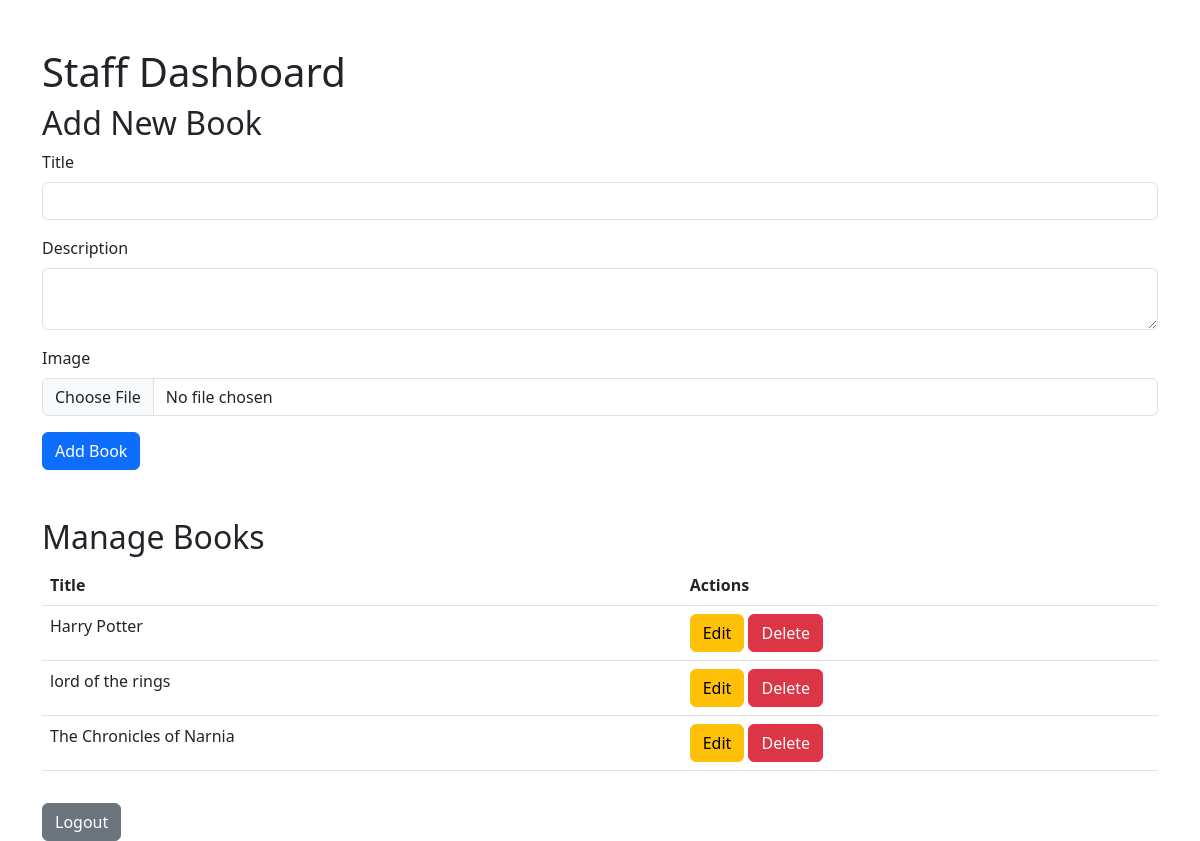
Screenshot of /staff/ (signed in) with the database file from the repository.
### library/models.py (models this page shows, shortened)
class Book(models.Model):
    title = models.CharField(max_length=200)
    image = models.ImageField(upload_to='books/')
    description = models.TextField()
    created_at = models.DateTimeField(auto_now_add=True)

### library/views.py (the view, shortened to what this page needs)
# urls.py: path('staff/', views.staff_dashboard, name='staff_dashboard'),
@staff_member_required
def staff_dashboard(request):
    books = Book.objects.all()
    return render(request, 'staff_dashboard.html', {'books': books})

### templates/staff_dashboard.html (shortened to what this page needs)
<!DOCTYPE html>
<html>
<head>
    <link href="https://cdn.jsdelivr.net/npm/bootstrap@5.3.0/dist/css/bootstrap.min.css" rel="stylesheet">
</head>
<body>
    <div class="container mt-5">
        <h1>Staff Dashboard</h1>
        <h2>Add New Book</h2>
        <form method="post" enctype="multipart/form-data">
            <div class="mb-3">
                <label for="title" class="form-label">Title</label>
                <input type="text" class="form-control" id="title" name="title" required>
            </div>
            <div class="mb-3">
                <label for="description" class="form-label">Description</label>
                <textarea class="form-control" id="description" name="description" required></textarea>
            </div>
            <div class="mb-3">
                <label for="image" class="form-label">Image</label>
                <input type="file" class="form-control" id="image" name="image" required>
            </div>
            <button type="submit" name="add_book" class="btn btn-primary">Add Book</button>
        </form>
        <h2 class="mt-5">Manage Books</h2>
        <table class="table">
            <thead>
                <tr>
                    <th>Title</th>
                    <th>Actions</th>
                </tr>
            </thead>
            <tbody>
                {% for book in books %}
                    <tr>
                        <td>{{ book.title }}</td>
                        <td>
                            <button class="btn btn-warning" data-bs-toggle="modal" data-bs-target="#editModal{{ book.id }}">Edit</button>
                            <form method="post" style="display:inline;">
                                <button type="submit" name="delete_book" class="btn btn-danger">Delete</button>
                            </form>
                        </td>
                    </tr>
                {% endfor %}
            </tbody>
        </table>
        <a href="{% url 'logout' %}" class="btn btn-secondary mt-3">Logout</a>
    </div>
</body>
</html>

### rows the page displays
Book: title "Harry Potter"
Book: title "lord of the rings"
Book: title "The Chronicles of Narnia"
